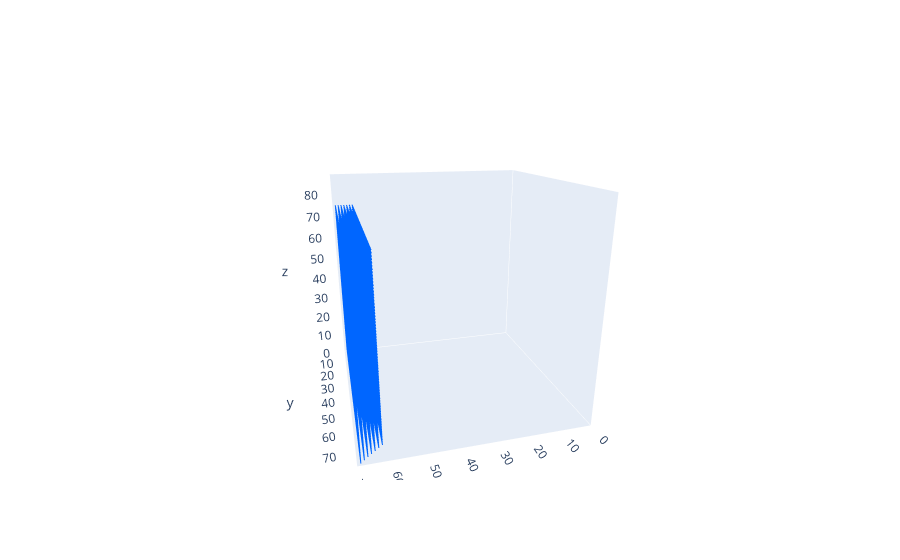

Notebook code cell kept with this figure:
### Code cell
test_unavailable_space(cars[0],0.3)

### Figure 1 — Plotly figure (JSON) as saved in the notebook; plotly's stock layout.template omitted (floating-point values rounded to 4 significant figures; data arrays with more than 128 entries replaced by an {"elided": "..."} marker saying what was removed)
{"data": [{"line": {"color": "#0066FF", "width": 2}, "mode": "lines", "type": "scatter3d", "x": {"elided": "44856 int values"}, "y": {"elided": "44856 int values"}, "z": {"elided": "44856 int values"}}], "layout": {"autosize": true, "scene": {"aspectmode": "cube", "aspectratio": {"x": 1, "y": 1, "z": 1}, "camera": {"center": {"x": 0, "y": 0, "z": 0}, "eye": {"x": 0.5264, "y": 1.975, "z": 0.7143}, "projection": {"type": "perspective"}, "up": {"x": 0, "y": 0, "z": 1}}, "xaxis": {"range": [0, 70], "showgrid": false, "showspikes": false, "type": "linear"}, "yaxis": {"range": [0, 76], "showgrid": false, "showspikes": false, "type": "linear"}, "zaxis": {"range": [0, 89], "showgrid": false, "showspikes": false, "type": "linear"}}}}
